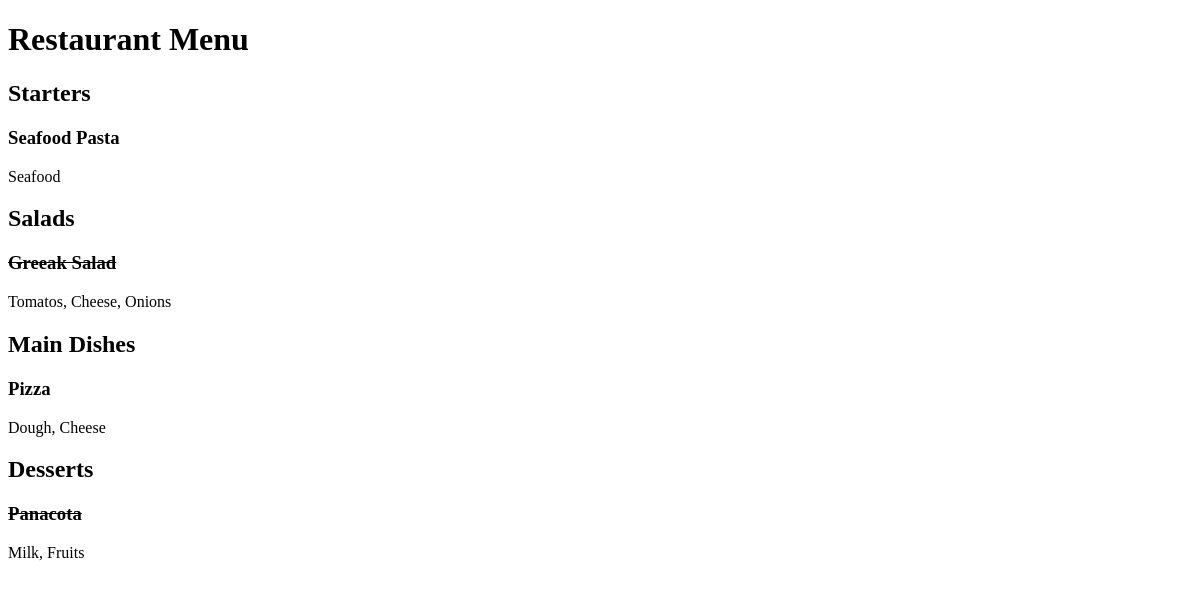
Before: / with the older database file.
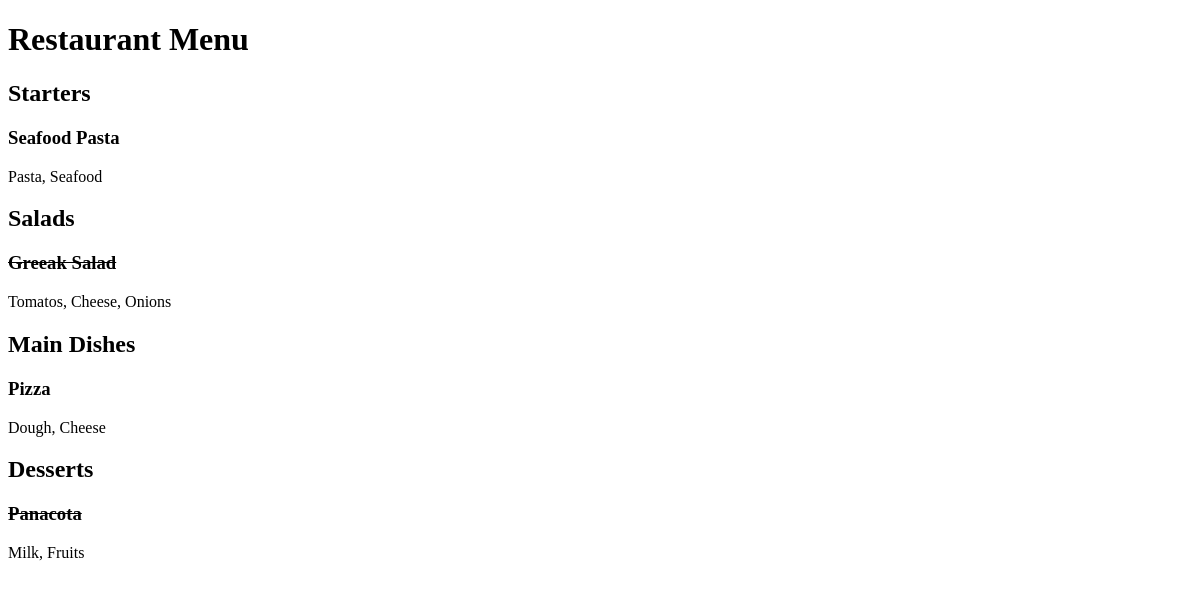
After: the same page with the newer database file.
### restaurant_menu/models.py (models this page shows, shortened)
class Item(models.Model):
    meal = models.CharField(max_length=1000, unique=True)
    description = models.CharField(max_length=2000)
    price = models.DecimalField(max_digits=10, decimal_places=2)
    meal_type = models.CharField(max_length=200, choices=MEAL_TYPE)
    author = models.ForeignKey(User, on_delete=models.PROTECT)
    status = models.IntegerField(choices=STATUS, default=1)
    date_created = models.DateTimeField(auto_now_add=True)
    date_update = models.DateTimeField(auto_now=True)

### restaurant_menu/views.py (the view)
# urls.py: path('', views.MenuList.as_view(), name='home')
class MenuList(generic.ListView):
    queryset = Item.objects.order_by("-date_created")
    template_name = "index.html"
    def get_context_data(self, **kwargs):
        context = super().get_context_data(**kwargs)
        context["meals"] = MEAL_TYPE
        return context

### restaurant_menu/templates/index.html (shortened to what this page needs)
<!DOCTYPE html>
<html lang="en">
<head>
</head>
<body>
<h1>Restaurant Menu</h1>
{% for meal in meals %}
    <h2>{{ meal.1 }}</h2>
        {% for row in item_list %}
            {% if row.meal_type == meal.0 %}
                {% if row.status == 0 %}
                    <h3><del>{{row.meal}}</del></h3>
                    <p>{{row.description}}</p>
                {% else %}
                    <h3>{{row.meal}}</h3>
                    <p>{{row.description}}</p>
                {% endif %}
            {% endif %}
        {% endfor %}
{% endfor %}
</body>
</html>

Changed rows visible on the page:
changed Item "Seafood Pasta": description "Seafood" → "Pasta, Seafood"
